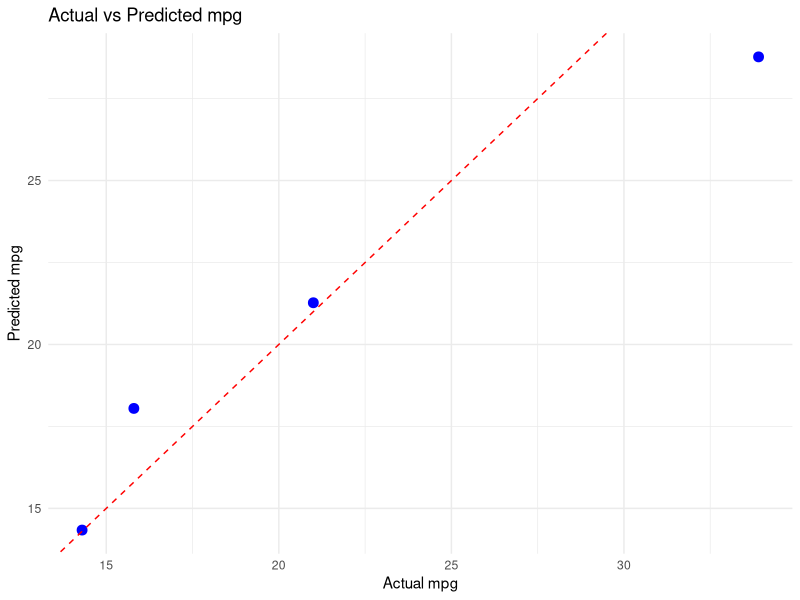

R code for this plot:
# Load required libraries
library(caret)  # For machine learning workflows
library(ggplot2) # For plotting results

# Example dataset: mtcars
data <- mtcars
head(data)  # View the first few rows of the dataset

# Set seed for reproducibility
set.seed(123)

# Split data into training and testing sets (80% training, 20% testing)
train_index <- createDataPartition(data$mpg, p = 0.8, list = FALSE)
train_data <- data[train_index, ]
test_data <- data[-train_index, ]

# Train the machine learning model using Random Forest
model <- train(mpg ~ hp + wt,                    # Formula for predicting mpg based on hp and wt
               data = train_data,                # Training dataset
               method = "rf",                    # Specify Random Forest algorithm
               trControl = trainControl(method = "cv", number = 10)) # Cross-validation with 10 folds

# Summary of the trained model
print(model)

# Predict outcomes on the test dataset
predictions <- predict(model, newdata = test_data)

# Evaluate model performance: Root Mean Square Error (RMSE)
rmse <- RMSE(predictions, test_data$mpg)
cat("RMSE:", rmse, "\n")

# Visualize the relationship between actual and predicted values
results <- data.frame(Actual = test_data$mpg, Predicted = predictions)

ggplot(results, aes(x = Actual, y = Predicted)) +
  geom_point(color = "blue", size = 3) +
  geom_abline(slope = 1, intercept = 0, color = "red", linetype = "dashed") +  # Ideal prediction line
  labs(title = "Actual vs Predicted mpg",
       x = "Actual mpg",
       y = "Predicted mpg") +
  theme_minimal()
